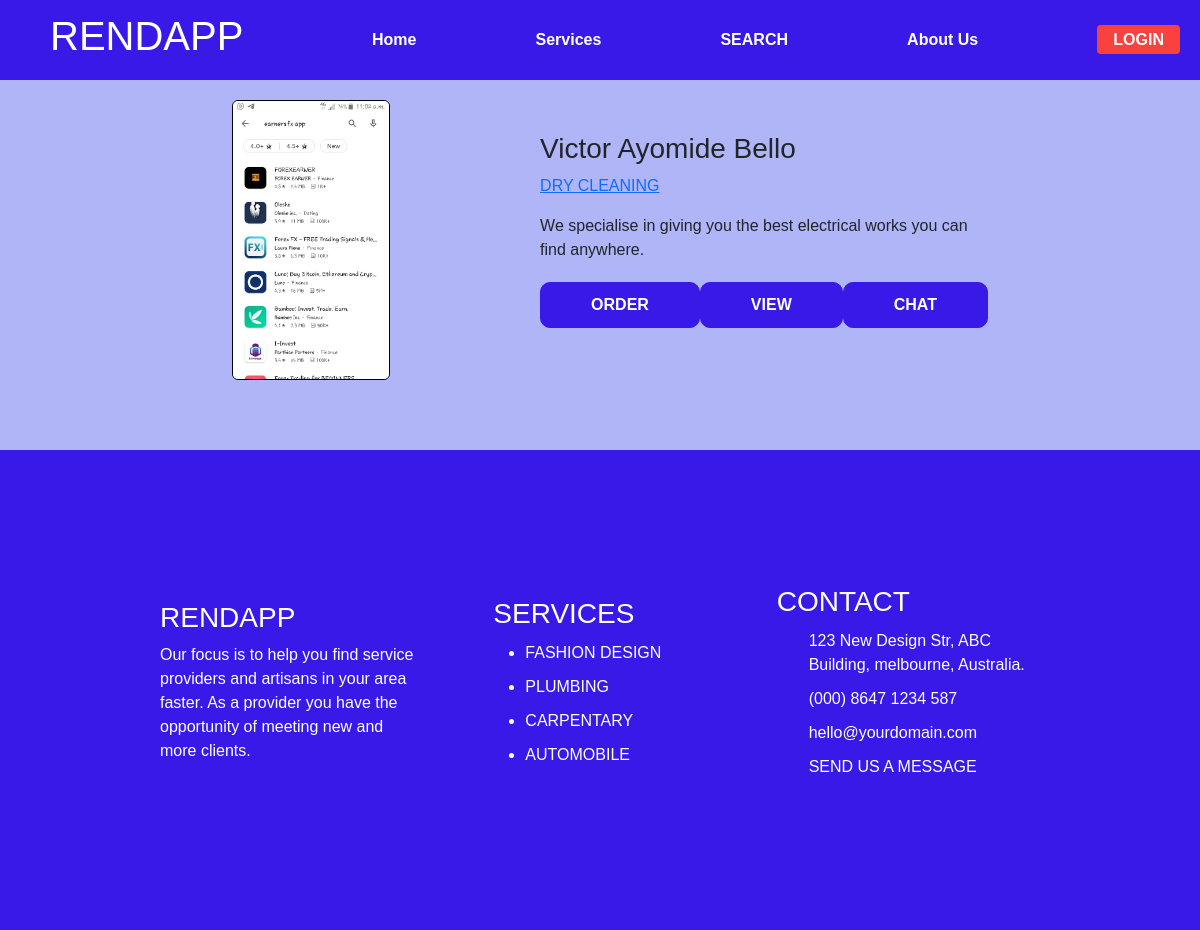
Page /services/ on the committed database.
### Service/models.py (models this page shows, shortened)
class Service(models.Model):
    admin = models.ForeignKey(settings.AUTH_USER_MODEL, on_delete=models.CASCADE)
    name = models.CharField(max_length=300)
    image = models.ImageField(blank=True, upload_to="Service/")
    category = models.CharField(max_length=200, blank =True, null=True, choices=CATEGORY_CHOICES)
    active = models.BooleanField(default=False, blank=True)
    service_completed = models.IntegerField(default=0, blank=True, null=True)
    created_date = models.DateTimeField(auto_now_add=True)
    banned = models.BooleanField(default=False, blank=True, null=True)
    banned_date = models.DateTimeField(blank=True, null=True)
    service_state = models.CharField(max_length=15)
    service_city = models.CharField(max_length=30)
    service_address = models.CharField(max_length=100)
    def get_category(self):
        return reverse("service:category", kwargs={
            'category':self.category,
        })
    def get_detail(self):
        return reverse("service:detail", kwargs={
            'pk': self.pk,
            'name': self.name
        })
    def call_service(self):
        return reverse("service:call_service", kwargs={
            'pk': self.pk,
        })

### Service/views.py (the view)
# urls.py: path('services/', ServiceListView.as_view(), name="allservice"),
class ServiceListView(ListView):
    model = Service
    context_object_name = "services"
    template_name = "service/allservice.html"
    def get_queryset(self):
        return Service.objects.order_by('-created_date')

### Templates/service/allservice.html (shortened to what this page needs)
{% extends 'base.html' %}
{% load static %}
{% block body %}
<div id="dsp"></div>
{% for service in services %}
<div class="search">
    <div class="search-image">
        <img src="{{ service.image.url }}" alt="no image"/>
    </div>
    <div class="service-details">
        <h3>{{ service.name }}</h3>
        <p>
            <a href="{{ service.get_category }}">
                {{ service.category }}
            </a>
        </p>
        <p>
            We specialise in giving you the best electrical works you can find anywhere.
        </p>
        <div class="spread">
            <a href="{{ service.call_service }}">
                ORDER
            </a>
            <a href="{{ service.get_detail }}">
                VIEW
            </a>
            <a href="#">
                CHAT
            </a>
        </div>
    </div>
</div>
{% endfor %}
{% endblock body %}

### Static/styling/style.css (style rules this page uses)
:root { --darkgray: #3819e7; --brightred: #f9423d; --white: #fff; --lightred: #f9433dcc; }
* { box-sizing: border-box; margin: 0; padding: 0; font-family: "Nunito", sans-serif; }
body { background-color:rgb(176, 181, 248); margin: o; padding: 0; box-sizing: border-box; overflow-x: hidden; }
::placeholder { color:red; }
.search { display: flex; justify-content: space-between; align-items: center; margin: 0 200px 50px 200px; height: 40vh; width: auto; }
.search .search-image { height: 100%; padding : 20px; border: 50px; width: 50%; }
.search .search-image img { height: 100%; max-width: 100%; border-radius: 6px; border: 1px solid black; object-fit: contain; object-position: center; }
.spread { display: flex; align-items: center; justify-content: space-around; margin: 20px 0; }
.spread a { background-color: #3819e7; color: #ffffff; border-radius: 10px; -webkit-transition: all 0.3s; padding: 10px 50px; transition: all 0.3s; border: 1px solid #3819e7; text-decoration: none; cursor: pointer; }
.spread a { background-color: #3819e7; color: #ffffff; border-radius: 10px; -webkit-transition: all 0.3s; padding: 10px 50px; transition: all 0.3s; border: 1px solid #3819e7; text-decoration: none; cursor: pointer; font-weight: bold; }
#dsp { height: 80px; }

### Static/styling/responsive.css (style rules this page uses)
:root { --darkgray: #3819e7; --brightred: #f9423d; --white: #fff; --lightred: #f9433dcc; }
* { box-sizing: border-box; margin: 0; padding: 0; font-family: "Nunito", sans-serif; }
body { background-color:rgb(176, 181, 248); margin: o; padding: 0; box-sizing: border-box; overflow-x: hidden; }

### rows in the picture
Service: image (picture), name "Victor Ayomide Bello", category "DRY CLEANING"
